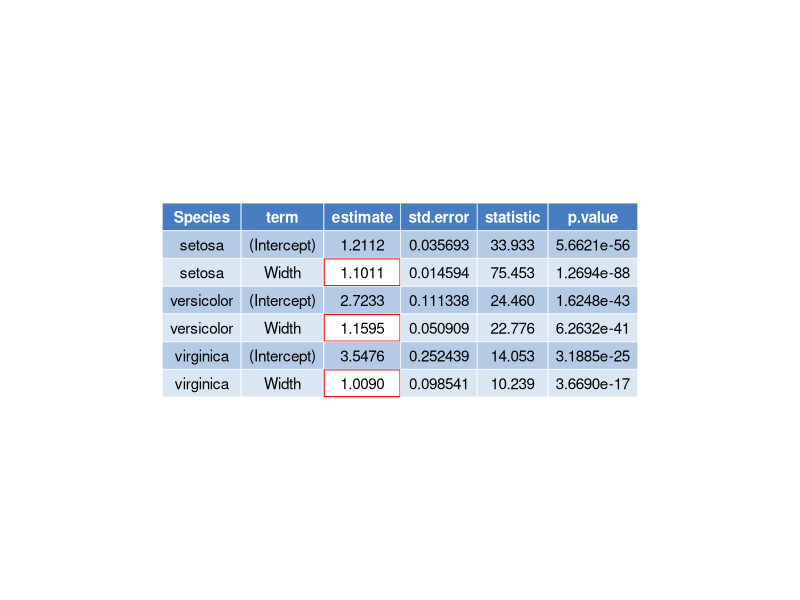
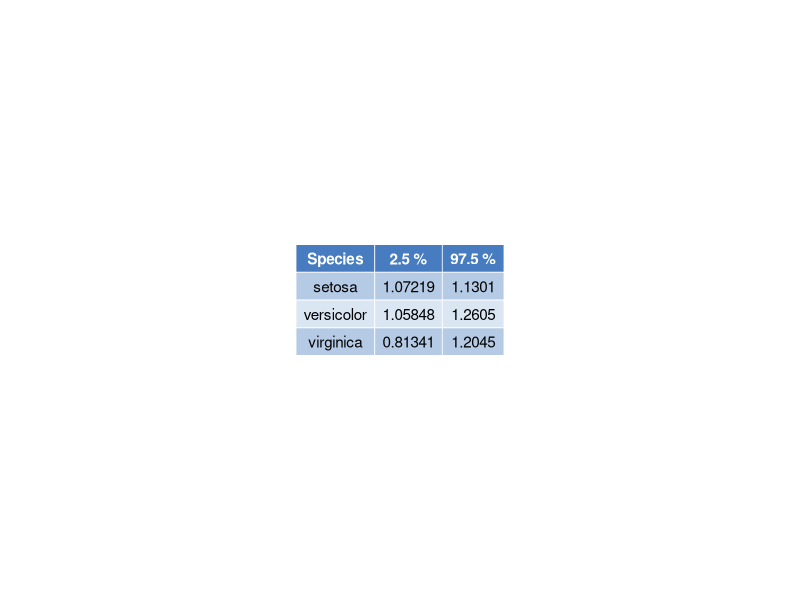
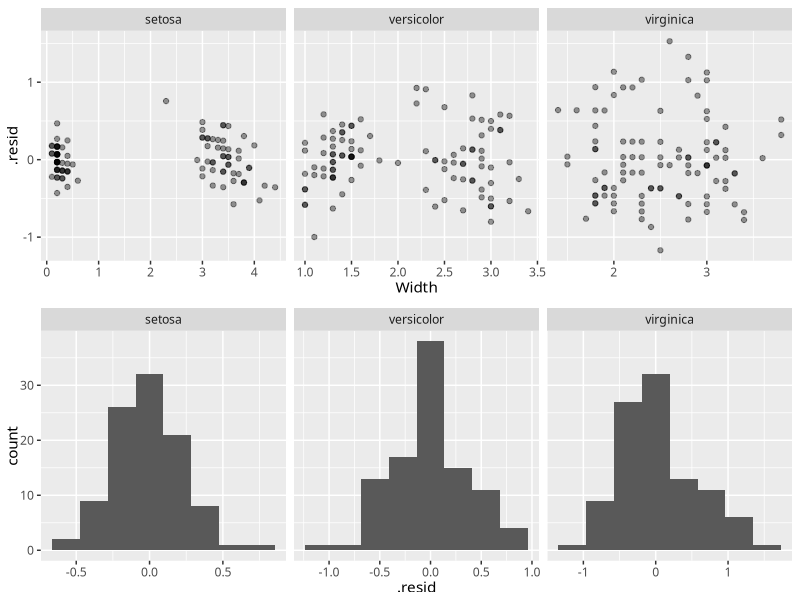

R code for these plots, in order:
## ---- chunk 1
knitr::opts_chunk$set(echo = TRUE, fig.align="center")

library(ggpubr)
library(cowplot)
library(tidyverse)
library(broom)

# ggplotグラフで日本語を使えるようにする
old <- theme_set(theme_gray(base_family = "Japan1Ryumin"))

# baseグラフで日本語を使えるようにする
par(family = "Japan1Ryumin")

# 表出力用に、数値の有効桁数を限定する
options(digits = 5)
## ---- chunk 2
iris <- iris %>% as_tibble()
print(iris, n = 5)
## ---- chunk 3
iris_long <- iris %>% 
  rownames_to_column("id") %>% 
  mutate(id = as.integer(id)) %>% 
  gather(key, value, matches("Length|Width")) %>% 
  separate(key, into = c("Part", "amount")) %>% 
  spread(amount, value)
## ---- chunk 4
print(iris_long, n = 5)
## ---- chunk 5

## ---- chunk 6

## ---- chunk 7

## ---- chunk 8
lm_coef <- iris_long %>% 
  group_by(Species) %>% 
  summarise(list(lm(Length ~ Width) %>% tidy())) %>% 
  unnest()
## ---- chunk 9
lm_coef %>% ggtexttable(rows = NULL, theme = ggpubr::ttheme("mBlue")) %>% 
  table_cell_bg(color = "red", linewidth = 2, column = 3, row = 3) %>%
  table_cell_bg(color = "red", linewidth = 2, column = 3, row = 5) %>% 
  table_cell_bg(color = "red", linewidth = 2, column = 3, row = 7)
## ---- chunk 10
ci_lwr <- function(coef, err, n, p = 0.95) {
  coef -1 * err * qt(df = n - 2, p = 1 - (1 - p)/2)
}

ci_upr <- function(coef, err, n, p = 0.95) {
  coef +1 * err * qt(df = n - 2, p = 1 - (1 - p)/2)
}

lm_coef_ci <- lm_coef %>% 
  filter(term == "Width") %>% 
  group_by(Species) %>% 
  summarise(ci_lwr = ci_lwr(estimate, std.error, 100),
            ci_upr = ci_upr(estimate, std.error, 100))
## ---- chunk 11
lm_coef_ci <- iris_long %>% 
  group_by(Species) %>% 
  summarise(list(lm(Length ~ Width) %>% 
                   confint(., "Width") %>% as_tibble())) %>% 
  unnest()
## ---- chunk 12
lm_coef_ci %>% ggtexttable(rows = NULL, theme = ggpubr::ttheme("mBlue"))
## ---- chunk 13
lm_resid <- iris_long %>% 
  group_by(Species) %>% 
  summarise(list(lm(Length ~ Width) %>% augment())) %>% 
  unnest()

p1 <- lm_resid %>% 
  ggplot(aes(x = Width, y = .resid)) + 
  geom_point(alpha = 0.4) + 
  facet_wrap(~ Species, scales = "free_x")

p2 <- lm_resid %>% 
  ggplot(aes(x = .resid)) + 
  geom_histogram(bins = 8) + 
  facet_wrap(~ Species, scales = "free_x")
## ---- chunk 14
plot_grid(p1, p2, ncol = 1)
